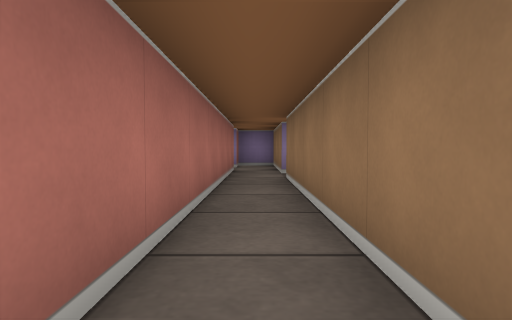
View 1 (above)

18 first-person views from a walk through a cub3D ray-caster map. The camera is about half as high as the walls, tilts 2° down and sees 75° across. The floor is counted in squares. Each view is taken from the middle of a square. On the plan, view 1 faces up. The plan holds only what a view shows up to about 9 squares ahead; the rest is blank.

View 2
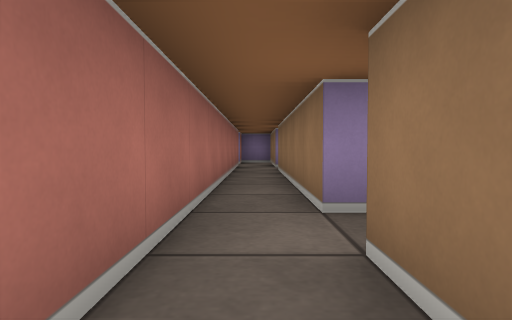

View 3
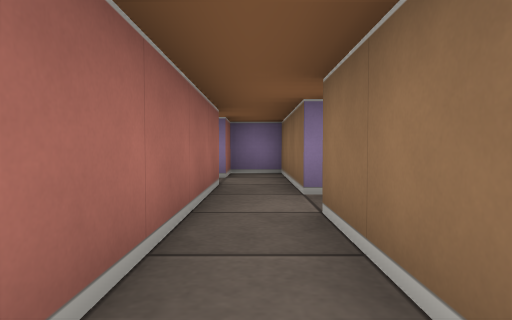

View 4
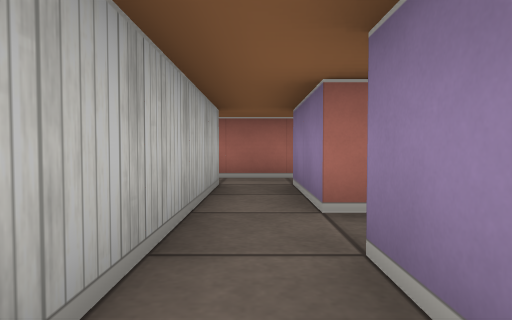

View 5
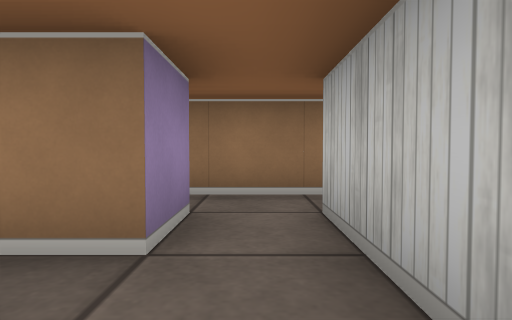

View 6
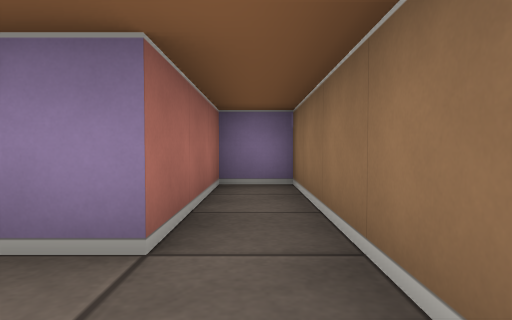

View 7
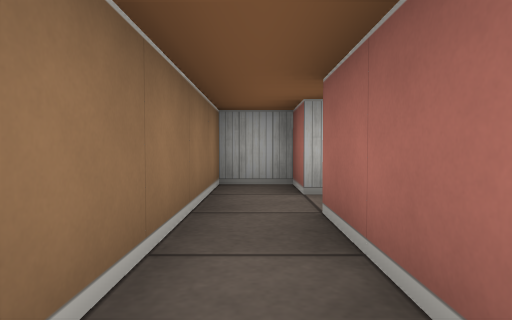

View 8
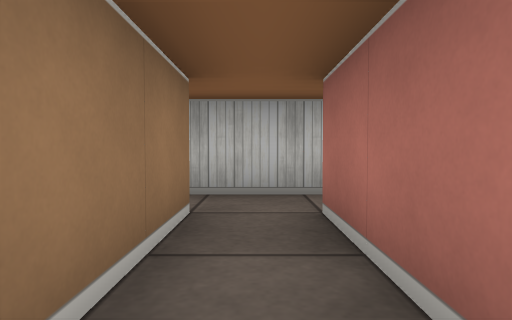

View 9
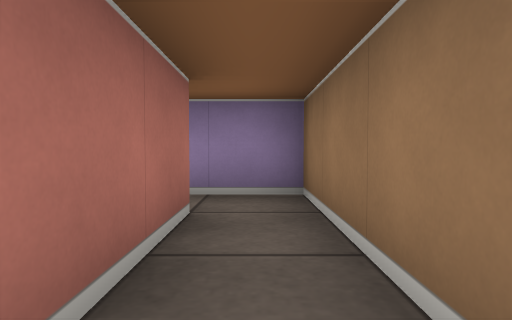

View 10
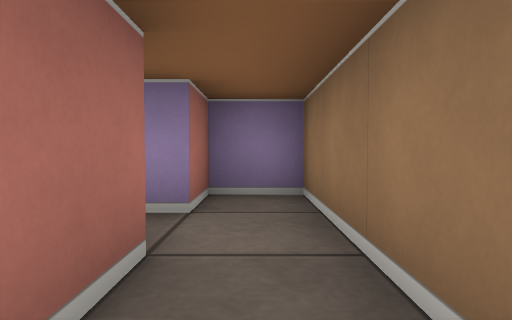

View 11
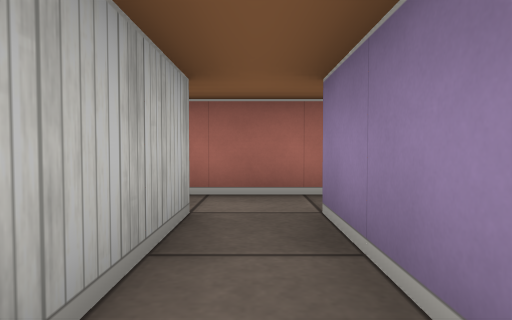

View 12
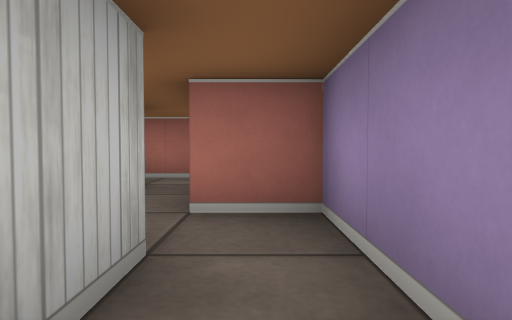

View 13
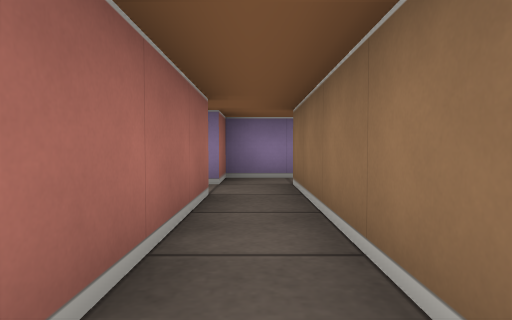

View 14
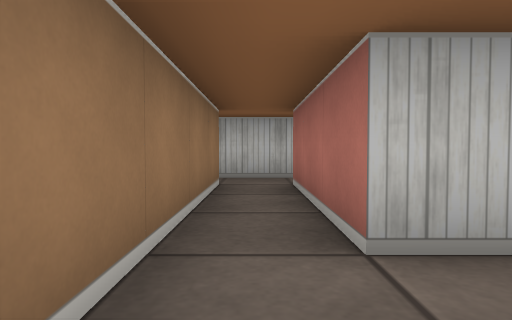

View 15
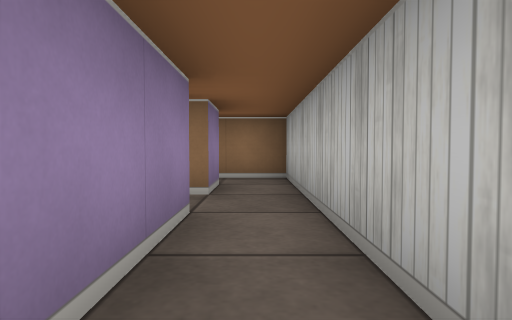

View 16
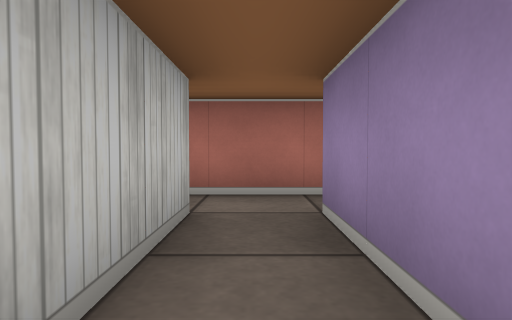

View 17
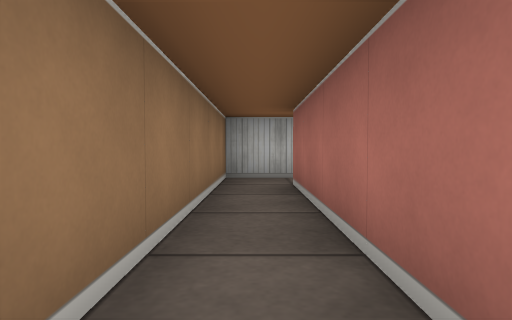

View 18
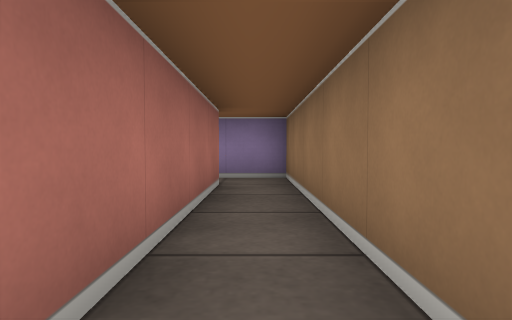

### Floor plan
Key: @ floor where view 1 was taken; # wall or solid block; . floor.
Columns run from 1 left of view 1 to 6 right of it. Each row starts with its distance up from view 1.
 10 ########
  9 #.#..#.#
  8 ..##.#.#
  7 #.##.#.#
  6 #......#
  5 #.####.#
  4 #.#  ###
  3 #.#  ###
  2 #.######
  1 #.##...#
  0 #@...#.#
 -1 #.##.#.#
 -2  .##.#.#
 -3 #.##.#.#
 -4 #......#
 -5 #.######

Positions as (right, up) in squares from view 1, and headings:
1: (0, 0), facing up
2: (0, -2), facing up
3: (0, 3), facing up
4: (5, 6), facing left
5: (2, 6), facing right
6: (5, 5), facing up
7: (5, 9), facing down
8: (3, 9), facing down
9: (3, 6), facing up
10: (0, 6), facing up
11: (3, 0), facing left
12: (5, 1), facing left
13: (3, -4), facing up
14: (3, 1), facing down
15: (0, -4), facing right
16: (3, -4), facing left
17: (5, 1), facing down
18: (5, -4), facing up
